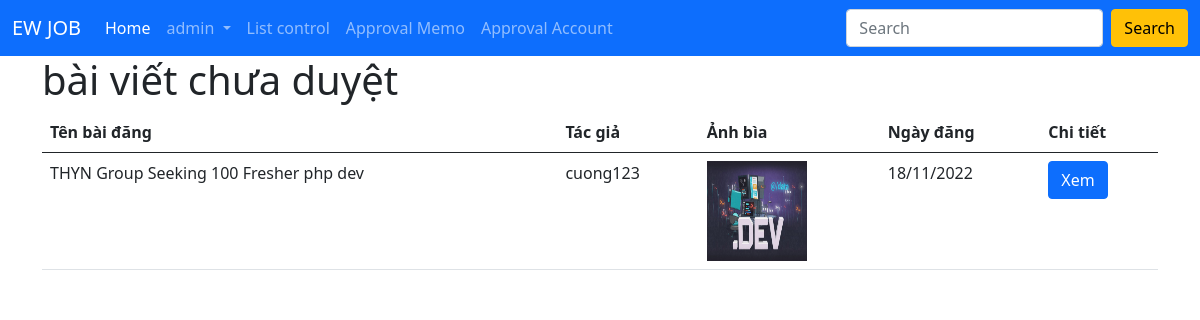
The page /src/admin/index.php?quanly=duyet (signed in) on the database its author committed.
### tables this page shows
CREATE TABLE `vieclam` (
  `id` int(11) NOT NULL,
  `id_danhmuc` varchar(100) NOT NULL,
  `tenviec` varchar(100) NOT NULL,
  `mota` longtext NOT NULL,
  `username` varchar(100) NOT NULL,
  `anhbia` varchar(100) NOT NULL,
  `trangthai` int(11) NOT NULL,
  `ngaytao` timestamp NOT NULL DEFAULT current_timestamp() ON UPDATE current_timestamp()
);

### src/admin/modules/duyetbai/duyetbai.php (the view)
<?php
    $stmt = $pdo->prepare(
        "SELECT * FROM vieclam WHERE trangthai = :tt"
    );
    $stmt->execute(['tt'=> 0]);
    $row = $stmt->fetchAll();
?>
<h1>bài viết chưa duyệt</h1>
<table class="table">
  <thead>
    <tr>
      <th scope="col">Tên bài đăng</th>
      <th scope="col">Tác giả</th>
      <th scope="col">Ảnh bìa</th>
      <th scope="col">Ngày đăng</th>
      <th scope="col">Chi tiết</th>
    </tr>
  </thead>
  <tbody>
    <?php
        foreach($row as $rows){
    ?>
    <tr>
      <td><?php echo $rows['tenviec'] ?></td>
      <td><?php echo $rows['username'] ?></td>
      <td>
      <?php
        if($rows['anhbia'] == ''){
          echo "Không có ảnh bìa";
        }else{
      ?>
      <img src="../modules/ql_cv/uploads/<?php echo $rows['anhbia'] ?>" alt="error" width="100px" height="100px">
      <?php
        }
      ?>
      </td>
      <td><?php echo date("d/m/Y", strtotime($rows['ngaytao'])) ?></td>
      <td><a href="index.php?quanly=xembai&id=<?php echo $rows['id'] ?>" class="btn btn-primary">Xem</a></td>
    </tr>
    <?php
        }
    ?>
</table>

### rows shown on the page
vieclam: tenviec "THYN Group Seeking 100 Fresher php dev", username "cuong123", anhbia (picture), ngaytao "18/11/2022"

### other values the page prints
$_SESSION['admin'] "admin"
